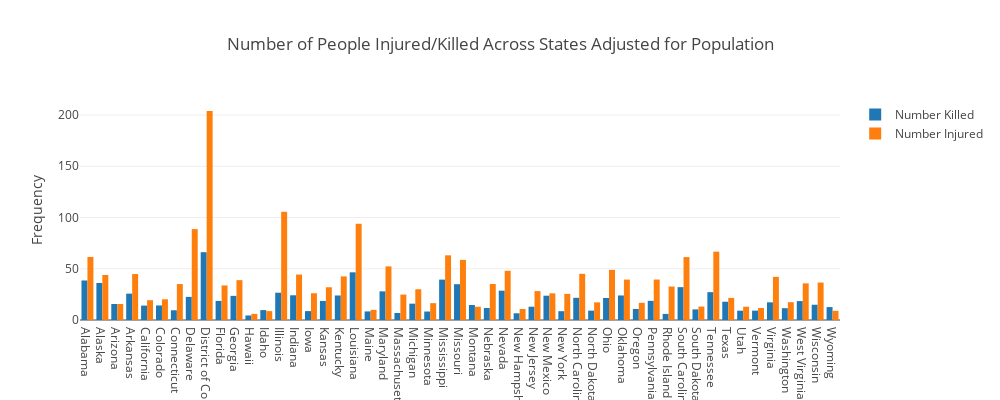

Notebook code cell kept with this figure:
### Markdown cell above
After adjusting for population, it is suprising to see that the District of Columbia has the most number of incidents. You would think otherwise with it being our capital, and it having some of the highest security along with gun laws in this country. 

Furthermore, not only that, but Illinois is now ranked 6, behind South Carolina and Lousiana.

Finally, notice that California has dramatically shifted to the right hand sind of the plot. This is because after adjusting for population size, per every 100,000 people, there are only 41 incidents which shows that California is a relatively safe state.

### Code cell
state_killed = pd.DataFrame(state_killed)
state_killed['population'] = state_killed.index.map(lambda states : pop_adj_dic[states])
state_killed['adj_killings'] = (state_killed['n_killed']/state_killed['population']) * 100000

state_injured = pd.DataFrame(state_injured)
state_injured['population'] = state_injured.index.map(lambda states : pop_adj_dic[states])
state_injured['adj_injuries'] = (state_injured['n_injured']/state_injured['population']) * 100000




trace1 = go.Bar(
    x = state_killed.index,
    y = state_killed['adj_killings'],
    name = 'Number Killed'
)

trace2 = go.Bar(
    x = state_injured.index,
    y = state_injured['adj_injuries'],
    name = 'Number Injured'
)


data = [trace1, trace2]

layout = dict(height=400,
              width=1000,
              title = 'Number of People Injured/Killed Across States Adjusted for Population',
              yaxis = dict(title = 'Frequency'),
              )

fig = dict(data = data, layout=layout)
iplot(fig)

### Figure 1 — Plotly figure (JSON) as saved in the notebook; plotly's stock layout.template omitted (floating-point values rounded to 4 significant figures)
{"data": [{"name": "Number Killed", "type": "bar", "uid": "1fa553d8-d402-11e8-92d0-685b359f0d08", "x": ["Alabama", "Alaska", "Arizona", "Arkansas", "California", "Colorado", "Connecticut", "Delaware", "District of Columbia", "Florida", "Georgia", "Hawaii", "Idaho", "Illinois", "Indiana", "Iowa", "Kansas", "Kentucky", "Louisiana", "Maine", "Maryland", "Massachusetts", "Michigan", "Minnesota", "Mississippi", "Missouri", "Montana", "Nebraska", "Nevada", "New Hampshire", "New Jersey", "New Mexico", "New York", "North Carolina", "North Dakota", "Ohio", "Oklahoma", "Oregon", "Pennsylvania", "Rhode Island", "South Carolina", "South Dakota", "Tennessee", "Texas", "Utah", "Vermont", "Virginia", "Washington", "West Virginia", "Wisconsin", "Wyoming"], "y": [38.57, 36.09, 15.59, 25.73, 14.07, 14.2, 9.503, 22.56, 66.14, 18.63, 23.55, 4.413, 9.668, 26.63, 24.12, 8.678, 18.61, 23.93, 46.52, 8.384, 27.94, 6.881, 15.94, 8.267, 39.41, 34.94, 14.66, 11.72, 28.62, 6.553, 12.97, 23.71, 8.59, 21.66, 9.134, 21.51, 23.94, 10.77, 18.7, 5.945, 32.04, 10.35, 27.16, 17.83, 9.091, 9.14, 17.23, 11.52, 18.45, 14.87, 12.6]}, {"name": "Number Injured", "type": "bar", "uid": "1fa55638-d402-11e8-9678-685b359f0d08", "x": ["Alabama", "Alaska", "Arizona", "Arkansas", "California", "Colorado", "Connecticut", "Delaware", "District of Columbia", "Florida", "Georgia", "Hawaii", "Idaho", "Illinois", "Indiana", "Iowa", "Kansas", "Kentucky", "Louisiana", "Maine", "Maryland", "Massachusetts", "Michigan", "Minnesota", "Mississippi", "Missouri", "Montana", "Nebraska", "Nevada", "New Hampshire", "New Jersey", "New Mexico", "New York", "North Carolina", "North Dakota", "Ohio", "Oklahoma", "Oregon", "Pennsylvania", "Rhode Island", "South Carolina", "South Dakota", "Tennessee", "Texas", "Utah", "Vermont", "Virginia", "Washington", "West Virginia", "Wisconsin", "Wyoming"], "y": [61.5, 43.93, 15.62, 44.84, 19.33, 20.21, 35.06, 88.68, 203.9, 33.7, 38.89, 5.954, 8.678, 105.6, 44.34, 26.1, 31.96, 42.52, 93.89, 9.881, 52.33, 24.8, 30.01, 16.43, 63.1, 58.64, 12.95, 35.1, 48.03, 10.72, 28.2, 26.0, 25.49, 45.06, 17.21, 48.92, 39.43, 16.75, 39.48, 32.65, 61.38, 13.11, 66.68, 21.57, 12.96, 11.71, 42.1, 17.38, 35.74, 36.53, 8.976]}], "layout": {"height": 400, "title": "Number of People Injured/Killed Across States Adjusted for Population", "width": 1000, "yaxis": {"title": "Frequency"}}}
